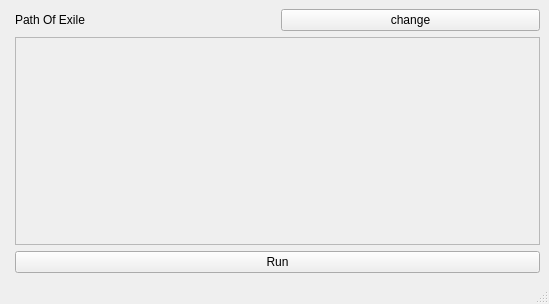
<?xml version="1.0" encoding="UTF-8"?>
<ui version="4.0">
 <class>MainWindow</class>
 <widget class="QMainWindow" name="MainWindow">
  <property name="geometry">
   <rect>
    <x>0</x>
    <y>0</y>
    <width>549</width>
    <height>304</height>
   </rect>
  </property>
  <property name="windowTitle">
   <string>MainWindow</string>
  </property>
  <widget class="QWidget" name="centralwidget">
   <layout class="QFormLayout" name="formLayout">
    <item row="0" column="0">
     <layout class="QVBoxLayout" name="verticalLayout"/>
    </item>
    <item row="2" column="1">
     <widget class="QScrollArea" name="scrollArea">
      <property name="sizePolicy">
       <sizepolicy hsizetype="Expanding" vsizetype="Expanding">
        <horstretch>0</horstretch>
        <verstretch>1</verstretch>
       </sizepolicy>
      </property>
      <property name="autoFillBackground">
       <bool>false</bool>
      </property>
      <property name="widgetResizable">
       <bool>true</bool>
      </property>
      <widget class="QWidget" name="scrollAreaWidgetContents">
       <property name="geometry">
        <rect>
         <x>0</x>
         <y>0</y>
         <width>521</width>
         <height>177</height>
        </rect>
       </property>
      </widget>
     </widget>
    </item>
    <item row="0" column="1">
     <layout class="QHBoxLayout" name="horizontalLayout">
      <item>
       <widget class="QLabel" name="label">
        <property name="text">
         <string>Path Of Exile</string>
        </property>
       </widget>
      </item>
      <item>
       <widget class="QPushButton" name="pushButton">
        <property name="text">
         <string>change</string>
        </property>
       </widget>
      </item>
     </layout>
    </item>
    <item row="3" column="1">
     <widget class="QPushButton" name="run_button">
      <property name="text">
       <string>Run</string>
      </property>
     </widget>
    </item>
   </layout>
  </widget>
  <widget class="QMenuBar" name="menubar">
   <property name="geometry">
    <rect>
     <x>0</x>
     <y>0</y>
     <width>549</width>
     <height>21</height>
    </rect>
   </property>
  </widget>
  <widget class="QStatusBar" name="statusbar"/>
 </widget>
 <resources/>
 <connections/>
</ui>
